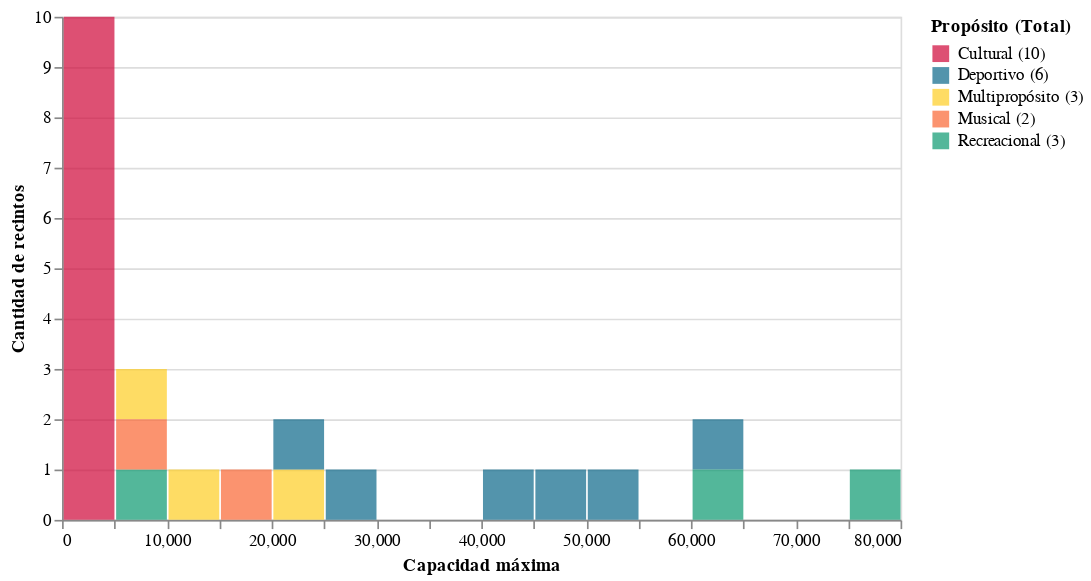

Notebook cell for this chart:
### Code cell
chart = alt.Chart(data).mark_bar(opacity=0.7).encode(
    x=alt.X('Capacidad máxima:Q',
            bin=alt.Bin(maxbins=20, step=5000),
            title='Capacidad máxima'),
    y=alt.Y('count()', stack='zero', title='Cantidad de recintos'),
    color=alt.Color('PROPOSITO con total:N', title='Propósito (Total)',scale=alt.Scale(range=['#cf0638','#0a6789','#fecd23','#fa6632','#0a996f']))
).properties(
    width=500,
    height=300
)

chart

### Figure 1 — Vega-Lite specification as saved in the notebook (floating-point values rounded to 4 significant figures)
{"config": {"view": {"continuousWidth": 300, "continuousHeight": 300}}, "data": {"name": "data-5eb94722ce65d49ec49d4500eb51761b"}, "mark": {"type": "bar", "opacity": 0.7}, "encoding": {"color": {"field": "PROPOSITO con total", "scale": {"range": ["#cf0638", "#0a6789", "#fecd23", "#fa6632", "#0a996f"]}, "title": "Propósito (Total)", "type": "nominal"}, "x": {"bin": {"maxbins": 20, "step": 5000}, "field": "Capacidad máxima", "title": "Capacidad máxima", "type": "quantitative"}, "y": {"aggregate": "count", "stack": "zero", "title": "Cantidad de recintos", "type": "quantitative"}}, "height": 300, "width": 500, "$schema": "https://vega.github.io/schema/vega-lite/v5.20.1.json", "datasets": {"data-5eb94722ce65d49ec49d4500eb51761b": [{"Nombres de recintos": "Centro Cultural CEINA", "PROPOSITO": "Cultural", "Capacidad máxima": 802.0, "PROPOSITO con total": "Cultural (10)"}, {"Nombres de recintos": "Centro Cultural Gabriela Mistral (GAM)", "PROPOSITO": "Cultural", "Capacidad máxima": 2500.0, "PROPOSITO con total": "Cultural (10)"}, {"Nombres de recintos": "Centro Cultural Matucana 100", "PROPOSITO": "Cultural", "Capacidad máxima": 2000.0, "PROPOSITO con total": "Cultural (10)"}, {"Nombres de recintos": "Claro Arena", "PROPOSITO": "Multipropósito", "Capacidad máxima": 20000.0, "PROPOSITO con total": "Multipropósito (3)"}, {"Nombres de recintos": "Club Hípico", "PROPOSITO": "Deportivo", "Capacidad máxima": 50000.0, "PROPOSITO con total": "Deportivo (6)"}, {"Nombres de recintos": "Espacio Carén", "PROPOSITO": "Multipropósito", "Capacidad máxima": 5000.0, "PROPOSITO con total": "Multipropósito (3)"}, {"Nombres de recintos": "Espacio Riesco", "PROPOSITO": "Multipropósito", "Capacidad máxima": 10000.0, "PROPOSITO con total": "Multipropósito (3)"}, {"Nombres de recintos": "Estadio Bicentenario de La Florida", "PROPOSITO": "Deportivo", "Capacidad máxima": 28000.0, "PROPOSITO con total": "Deportivo (6)"}, {"Nombres de recintos": "Estadio Monumental David Arellano", "PROPOSITO": "Deportivo", "Capacidad máxima": 47000.0, "PROPOSITO con total": "Deportivo (6)"}, {"Nombres de recintos": "Estadio Nacional Julio Martínez Prádanos", "PROPOSITO": "Deportivo", "Capacidad máxima": 60000.0, "PROPOSITO con total": "Deportivo (6)"}, {"Nombres de recintos": "Estadio Santa Laura", "PROPOSITO": "Deportivo", "Capacidad máxima": 22000.0, "PROPOSITO con total": "Deportivo (6)"}, {"Nombres de recintos": "Hipódromo Chile", "PROPOSITO": "Deportivo", "Capacidad máxima": 40000.0, "PROPOSITO con total": "Deportivo (6)"}, {"Nombres de recintos": "Movistar Arena", "PROPOSITO": "Musical", "Capacidad máxima": 16520.0, "PROPOSITO con total": "Musical (2)"}, {"Nombres de recintos": "Parque Bicentenario de Cerrillos", "PROPOSITO": "Recreacional", "Capacidad máxima": 80000.0, "PROPOSITO con total": "Recreacional (3)"}, {"Nombres de recintos": "Parque Deportivo Estadio Nacional", "PROPOSITO": "Recreacional", "Capacidad máxima": 60000.0, "PROPOSITO con total": "Recreacional (3)"}, {"Nombres de recintos": "Parque Padre Hurtado ", "PROPOSITO": "Recreacional", "Capacidad máxima": 5000.0, "PROPOSITO con total": "Recreacional (3)"}, {"Nombres de recintos": "Teatro Caupolicán", "PROPOSITO": "Musical", "Capacidad máxima": 7000.0, "PROPOSITO con total": "Musical (2)"}, {"Nombres de recintos": "Teatro Coliseo", "PROPOSITO": "Cultural", "Capacidad máxima": 2500.0, "PROPOSITO con total": "Cultural (10)"}, {"Nombres de recintos": "Teatro Mori Bellavista", "PROPOSITO": "Cultural", "Capacidad máxima": 162.0, "PROPOSITO con total": "Cultural (10)"}, {"Nombres de recintos": "Teatro Mori Parque Arauco", "PROPOSITO": "Cultural", "Capacidad máxima": 248.0, "PROPOSITO con total": "Cultural (10)"}, {"Nombres de recintos": "Teatro Mori Recoleta", "PROPOSITO": "Cultural", "Capacidad máxima": 222.0, "PROPOSITO con total": "Cultural (10)"}, {"Nombres de recintos": "Teatro Mori Vitacura ", "PROPOSITO": "Cultural", "Capacidad máxima": 239.0, "PROPOSITO con total": "Cultural (10)"}, {"Nombres de recintos": "Teatro Municipal de Santiago", "PROPOSITO": "Cultural", "Capacidad máxima": 1500.0, "PROPOSITO con total": "Cultural (10)"}, {"Nombres de recintos": "Teatro Nescafé de las Artes", "PROPOSITO": "Cultural", "Capacidad máxima": 983.0, "PROPOSITO con total": "Cultural (10)"}]}}
